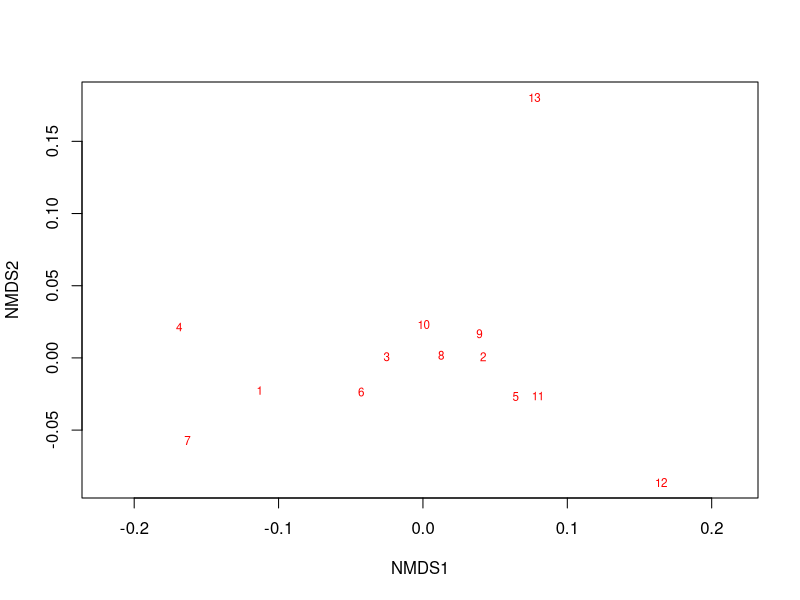
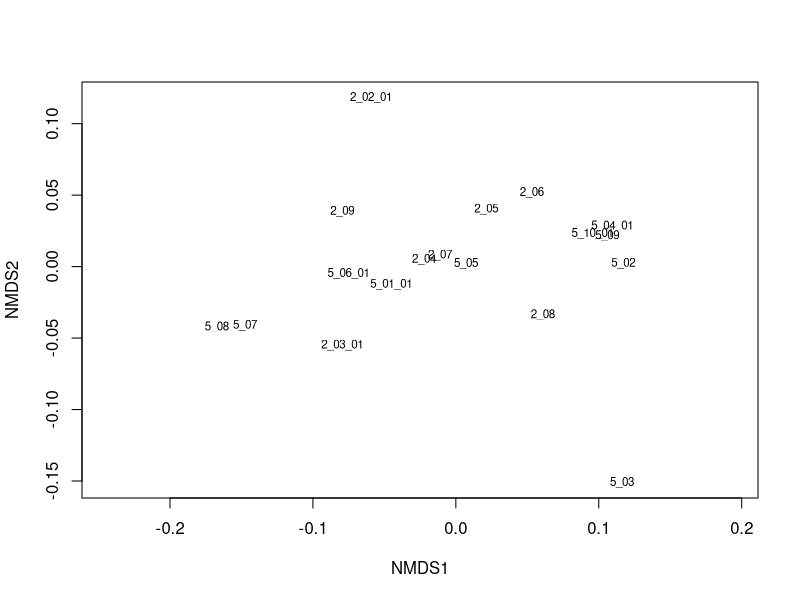
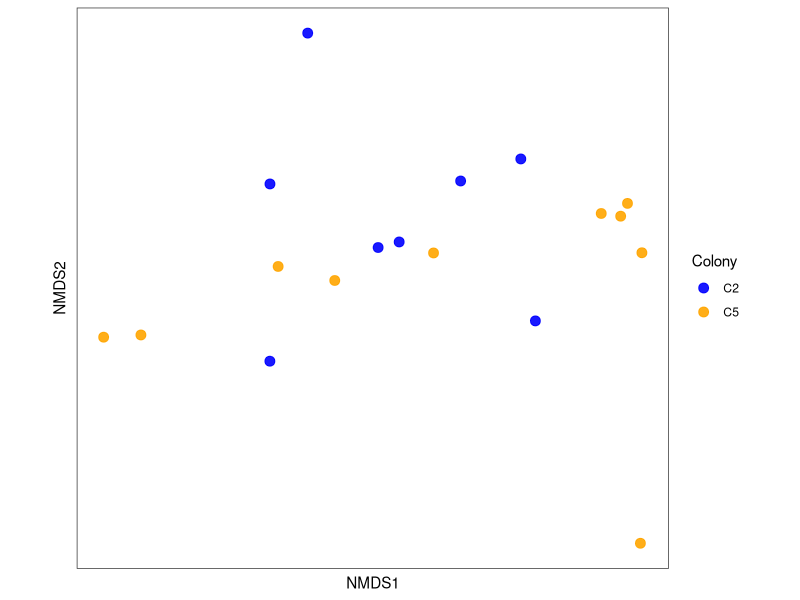
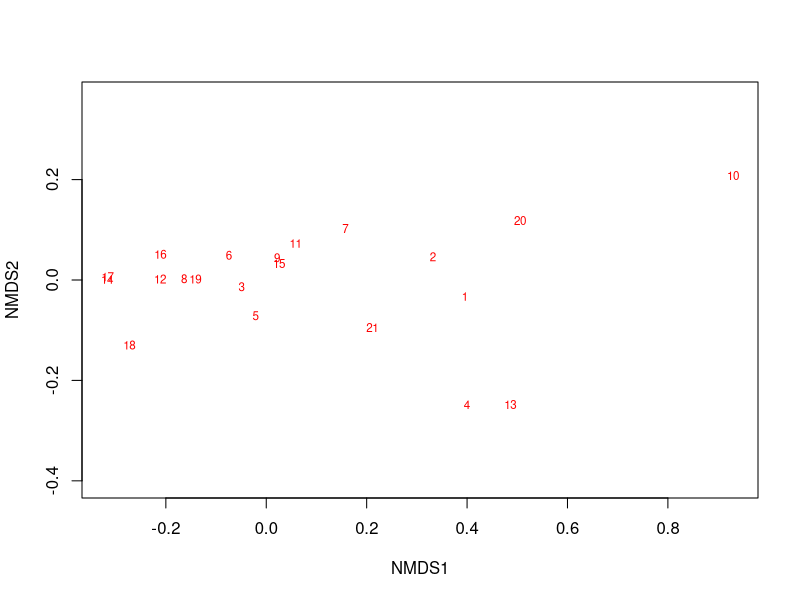
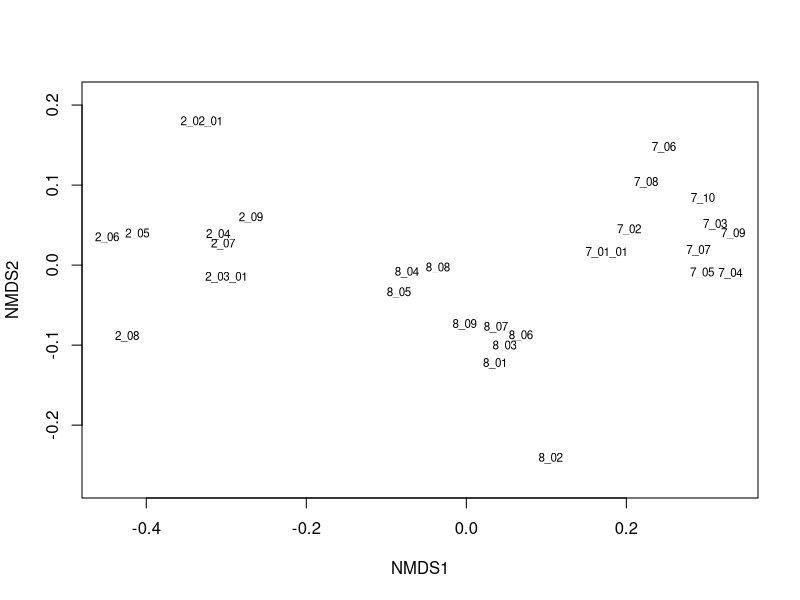
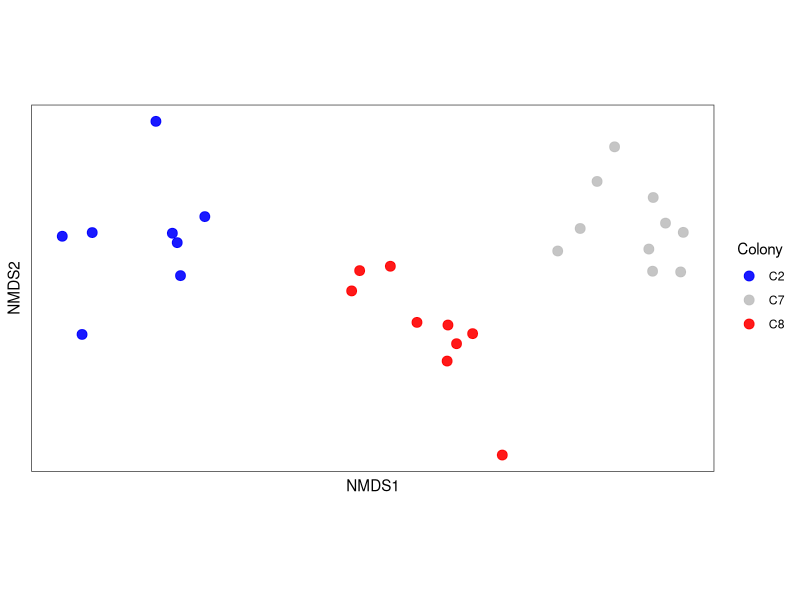

Here is the R script that generated these plots, in order:
library(tidyverse)
library(vegan)
library(ggplot2)


#### REPROD VS FORAG
### in metadata C2 = Foraging, C5 = Reproductive

setwd("/Users/matteorossi/Desktop/")


# Load GC-MS data
chc <- read.table(
  "FigS5B_table_CHC_reproductiveVSforaging.txt",
  sep = "\t",
  header = TRUE,
  check.names = FALSE
)

# Remove the six columns containing compound information
chc2 <- chc[, -c(1:6)]


# Load metadata
id <- read.table(
  "FigS5B_metadata_reproductiveVSforaging.txt",
  sep = "\t",
  header = TRUE,
  check.names = FALSE
)


# Colony
Colony <- as.factor(id$Colony)

# Genotype
Genotype <- as.factor(id$Genotype)


# NMDS
mds1 <- metaMDS(
  t(chc2),
  distance = "bray",
  k = 2,
  trymax = 100,
  autotransform = TRUE,
  noshare = 0.1,
  expand = TRUE,
  trace = 1
)

ordiplot(mds1, type = "text", display = "species")
ordiplot(mds1, type = "text", display = "sites")


# Extract NMDS scores
data.scores <- as.data.frame(scores(mds1, display = "sites"))
data.scores$ID <- rownames(data.scores)

species.scores <- as.data.frame(scores(mds1, display = "species"))
species.scores$species <- rownames(species.scores)


# Combine NMDS scores with metadata
plot.data <- data.scores %>%
  left_join(id, by = c("ID" = "ID"))


# NMDS plot
ggplot(plot.data, aes(x = NMDS1, y = NMDS2, color = Colony)) +
  geom_point(size = 3, alpha = 0.9) +
  coord_equal() +
  theme_bw() +
  theme(
    axis.text.x = element_blank(),
    axis.text.y = element_blank(),
    axis.ticks = element_blank(),
    panel.grid.major = element_blank(),
    panel.grid.minor = element_blank(),
    panel.background = element_blank(),
    legend.position = "right"
  ) +
  scale_color_manual(
    values = c("C2" = "blue", "C5" = "orange"),
    name = "Colony"
  ) +
  labs(
    x = "NMDS1",
    y = "NMDS2"
  )


## Adonis stats
adonis2(
  t(chc2) ~ Colony,
  data = id,
  method = "bray"
)







#### LARVAE AND PUPAE
### in metadata C2 = Adults (foraging), C7 = Larvae, C8 = Pupae


# Load GC-MS data
chc <- read.table(
  "FigS5A_table_CHC_devstages.txt",
  sep = "\t",
  header = TRUE,
  check.names = FALSE
)

# Remove the four columns containing compound information
chc2 <- chc[, -c(1:4)]


# Load metadata
id <- read.table(
  "FigS5A_metadata_devstages.txt",
  sep = "\t",
  header = TRUE,
  check.names = FALSE
)


# Match metadata to the order of samples in the GC-MS table
id <- id[match(colnames(chc2), id$ID), ]

# Check that all samples have matching metadata
stopifnot(!any(is.na(id$ID)))


# Colony
Colony <- as.factor(id$Colony)

# Genotype
Genotype <- as.factor(id$Genotype)


# NMDS
mds1 <- metaMDS(
  t(chc2),
  distance = "bray",
  k = 2,
  trymax = 100,
  autotransform = TRUE,
  noshare = 0.1,
  expand = TRUE,
  trace = 1
)

ordiplot(mds1, type = "text", display = "species")
ordiplot(mds1, type = "text", display = "sites")


# Extract NMDS scores
data.scores <- as.data.frame(scores(mds1, display = "sites"))
data.scores$ID <- rownames(data.scores)

species.scores <- as.data.frame(scores(mds1, display = "species"))
species.scores$species <- rownames(species.scores)


# Combine NMDS scores with metadata
plot.data <- data.scores %>%
  left_join(id, by = c("ID" = "ID"))


# NMDS plot
ggplot(plot.data, aes(x = NMDS1, y = NMDS2, color = Colony)) +
  geom_point(size = 3, alpha = 0.9) +
  coord_equal() +
  theme_bw() +
  theme(
    axis.text.x = element_blank(),
    axis.text.y = element_blank(),
    axis.ticks = element_blank(),
    panel.grid.major = element_blank(),
    panel.grid.minor = element_blank(),
    panel.background = element_blank(),
    legend.position = "right"
  ) +
  scale_color_manual(
    values = c("C2" = "blue", "C7" = "gray", "C8" = "red"),
    name = "Colony"
  ) +
  labs(
    x = "NMDS1",
    y = "NMDS2"
  )





## Pairwise PERMANOVA

# All pairwise comparisons between colonies
pairs <- list(
  c("C2", "C7"),
  c("C2", "C8"),
  c("C7", "C8")
)

# Run pairwise PERMANOVA
pairwise_results <- lapply(pairs, function(pair) {
  
  # Select samples belonging to the two colonies
  keep <- id$Colony %in% pair
  
  # Subset metadata and GC-MS data
  id_pair <- droplevels(id[keep, ])
  chc_pair <- t(chc2)[keep, , drop = FALSE]
  
  # PERMANOVA
  adonis_result <- adonis2(
    chc_pair ~ Colony,
    data = id_pair,
    method = "bray"
  )
  
  # Extract results
  data.frame(
    Comparison = paste(pair, collapse = " vs "),
    R2 = adonis_result$R2[1],
    F = adonis_result$F[1],
    P = adonis_result$`Pr(>F)`[1]
  )
})

# Combine results
pairwise_results <- do.call(rbind, pairwise_results)

# Bonferroni-Holm correction
pairwise_results$P_adjusted <- p.adjust(
  pairwise_results$P,
  method = "holm"
)

# Print results
print(pairwise_results)
